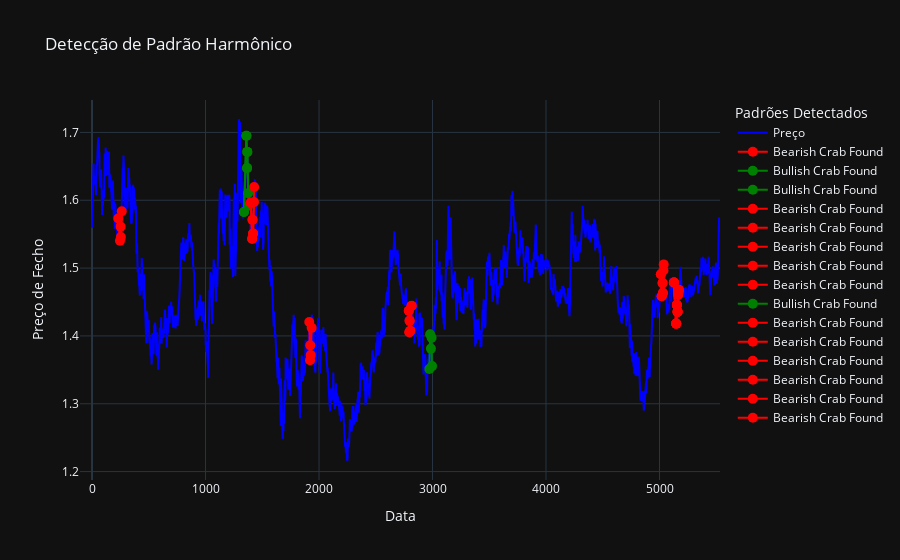

The cell this chart's notebook holds for it:
### Code cell
get_harmonic_pattern(data_history, err_allowed=0.02, order=5)

### Figure 1 — Plotly figure (JSON) as saved in the notebook; plotly's stock layout.template omitted (floating-point values rounded to 4 significant figures; data arrays with more than 128 entries replaced by an {"elided": "..."} marker saying what was removed)
{"data": [{"line": {"color": "blue"}, "mode": "lines", "name": "Preço", "type": "scatter", "x": {"elided": "5534 int values"}, "y": {"elided": "5534 float values"}}, {"marker": {"color": "red", "size": 10}, "mode": "markers+lines", "name": "Bearish Crab Found", "type": "scatter", "x": [231, 246, 252, 254, 262], "y": [1.573, 1.54, 1.561, 1.546, 1.584]}, {"marker": {"color": "green", "size": 10}, "mode": "markers+lines", "name": "Bullish Crab Found", "type": "scatter", "x": [1339, 1360, 1366, 1368, 1375], "y": [1.583, 1.695, 1.648, 1.671, 1.61]}, {"marker": {"color": "green", "size": 10}, "mode": "markers+lines", "name": "Bullish Crab Found", "type": "scatter", "x": [1339, 1360, 1366, 1368, 1379], "y": [1.583, 1.695, 1.648, 1.671, 1.592]}, {"marker": {"color": "red", "size": 10}, "mode": "markers+lines", "name": "Bearish Crab Found", "type": "scatter", "x": [1399, 1411, 1414, 1419, 1427], "y": [1.596, 1.543, 1.571, 1.551, 1.597]}, {"marker": {"color": "red", "size": 10}, "mode": "markers+lines", "name": "Bearish Crab Found", "type": "scatter", "x": [1399, 1411, 1414, 1419, 1428], "y": [1.596, 1.543, 1.571, 1.551, 1.62]}, {"marker": {"color": "red", "size": 10}, "mode": "markers+lines", "name": "Bearish Crab Found", "type": "scatter", "x": [1914, 1921, 1923, 1927, 1935], "y": [1.421, 1.364, 1.386, 1.372, 1.412]}, {"marker": {"color": "red", "size": 10}, "mode": "markers+lines", "name": "Bearish Crab Found", "type": "scatter", "x": [2791, 2796, 2798, 2804, 2814], "y": [1.437, 1.405, 1.423, 1.407, 1.444]}, {"marker": {"color": "red", "size": 10}, "mode": "markers+lines", "name": "Bearish Crab Found", "type": "scatter", "x": [2791, 2796, 2798, 2804, 2817], "y": [1.437, 1.405, 1.423, 1.407, 1.445]}, {"marker": {"color": "green", "size": 10}, "mode": "markers+lines", "name": "Bullish Crab Found", "type": "scatter", "x": [2972, 2979, 2986, 2992, 2996], "y": [1.351, 1.402, 1.381, 1.397, 1.355]}, {"marker": {"color": "red", "size": 10}, "mode": "markers+lines", "name": "Bearish Crab Found", "type": "scatter", "x": [5012, 5019, 5027, 5030, 5035], "y": [1.491, 1.459, 1.478, 1.463, 1.496]}, {"marker": {"color": "red", "size": 10}, "mode": "markers+lines", "name": "Bearish Crab Found", "type": "scatter", "x": [5012, 5019, 5027, 5030, 5037], "y": [1.491, 1.459, 1.478, 1.463, 1.505]}, {"marker": {"color": "red", "size": 10}, "mode": "markers+lines", "name": "Bearish Crab Found", "type": "scatter", "x": [5127, 5147, 5153, 5159, 5165], "y": [1.479, 1.418, 1.446, 1.435, 1.46]}, {"marker": {"color": "red", "size": 10}, "mode": "markers+lines", "name": "Bearish Crab Found", "type": "scatter", "x": [5127, 5147, 5153, 5159, 5169], "y": [1.479, 1.418, 1.446, 1.435, 1.464]}, {"marker": {"color": "red", "size": 10}, "mode": "markers+lines", "name": "Bearish Crab Found", "type": "scatter", "x": [5127, 5147, 5153, 5159, 5170], "y": [1.479, 1.418, 1.446, 1.435, 1.468]}, {"marker": {"color": "red", "size": 10}, "mode": "markers+lines", "name": "Bearish Crab Found", "type": "scatter", "x": [5127, 5147, 5153, 5159, 5171], "y": [1.479, 1.418, 1.446, 1.435, 1.468]}], "layout": {"legend": {"title": {"text": "Padrões Detectados"}}, "title": {"text": "Detecção de Padrão Harmônico"}, "xaxis": {"title": {"text": "Data"}}, "yaxis": {"title": {"text": "Preço de Fecho"}}}}
